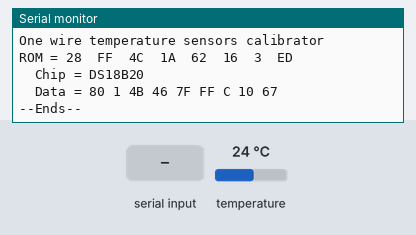
Simulated run of this sketch. Board: Arduino Uno, built with avr-gcc and run on an emulated ATmega328P. On the bench: the last lines printed to the serial monitor. The test bench sets the inputs (shaded band); at power-on: temperature 24 °C.

Above: at 1.2 s.
1.3 s: temperature set to 12 °C
At 3.7 s:
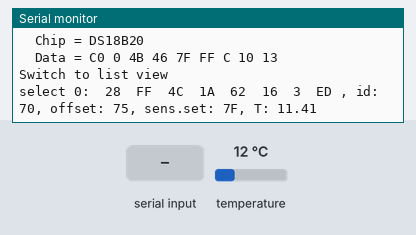
3.8 s: "90,45,200\n" received over Serial
At 5.3 s:
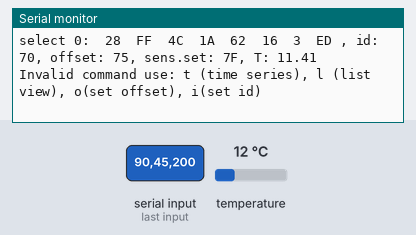
5.9 s: "t90\n" received over Serial
At 8.4 s:
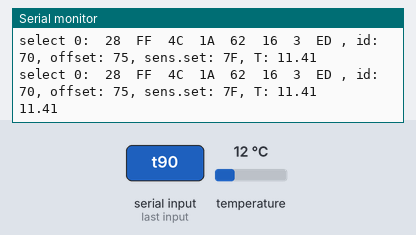
10.0 s: temperature set to 19 °C
At 11.0 s:
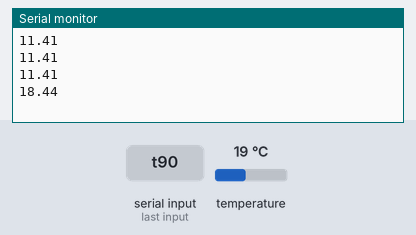

Measured:
- after the input at 1.3 s, the serial monitor: prints a new line after 1.0 s (image 1)
- after the input at 3.8 s, the serial monitor: prints a new line after 0.66 s (image 2)
- after the input at 5.9 s, the serial monitor: prints a new line after 1.6 s (image 3)
- after the input at 10.0 s, the serial monitor: prints a new line after 0.58 s (image 4)

The sketch:

DS18B20_calibrator.ino
```cpp
/*
 * ARDUINO_multiple_DS18x20_Temperature.cpp
 *
 * Created: 23-8-2017 19:55:11
 *  Author: SJK
 */
#include <OneWire.h>
#include <avr/interrupt.h>
#include <avr/power.h>
#include <avr/sleep.h>

// OneWire Temperature Calibrator for DS18B20 (open source version)
// Uses OneWire library
// max 12 sensors on one port
// S.J. Koster, Wageningen Instruments (2017)

//== variables and instances

OneWire  ds(11);  // on pin 11 (a 2k2 resistor for 12 sensors in parallel)
enum mode_type {DISCOVER, LIST, TIME_SERIES};
enum mode_type mode;

#define MAX_NUMBER_OF_SENSORS        14
uint8_t number_of_sensors			= 0;		//number of sensors detected
uint8_t counter						= 0;		//used for counting number of sensors
bool list_end_reached = false;
byte type_s;									//type depending on device, influences temperature format
byte data[12];									//contains most recent data incl measurement
byte send_data[4];								//send packet
byte addr[8];									//container for sensor address
byte sensor_address_list[MAX_NUMBER_OF_SENSORS][8];       //container for list of addresses
float celsius;									//most recent measurement data (any sensor)
char user_input[20];							//contains user input as a string
int8_t offset						= 0;		//offset correction as signed 8-bit
uint8_t sensor;									//sensor list position
uint8_t id;										//sensor id/location
#define RX_BUFFER_LENGTH			40
char Rx_buffer[RX_BUFFER_LENGTH];               //reception buffer for user interaction
uint8_t read_index = 0;							//read buffer write position
uint8_t message_waiting = 0;					//gives length of (complete) message waiting
volatile uint8_t itr;							//iterator general use, set to 0
volatile char sensorstring[6];                  //sensor list position as a string
volatile char offsetstring [6];                 //sensor offset as a string
volatile char idstring[6];						//sensor id as a string
uint8_t loops_to_series_switch =	10;


//===prototypes====
void discover(void);							//find and print info on all sensors = start mode
void start_conversion(byte* sensor_addr);       //start conversion on specified device
void read_scratchpad (byte* sensor_addr);       //read scratchpad from specified device
void print_data_array(void);					//print data from most recent sensor read
void print_sensor(byte* sensor_addr);           //print contents array data, must be read in first
void print_temperature_corrected(void);         //temperature corrected for offset and parabolic error
void set_sensor(byte list_number, byte* send_data);       //select sensor and send settings
void print_address(byte* sensor_addr);          //print sensor address
void set_id(byte list_number);                  //print list with id, temperature, offset and set id by list position
void print_list(void);							//print list with corrected temperatures and reference temp

void print_time_series(void);					//repeatedly print temperatures by id
void do_menu(void);								//prints options and processes commands
void parse (void);								//parser for human interaction
void read_serial(void);							//reads user input from serial (USB, command line)

//===setup===
void setup(void) {
  Serial.begin(9600);							//start console (USB-serial)
  mode = DISCOVER;
  Serial.print("One wire temperature sensors calibrator");
  Serial.println();
}

//==main loop===
void loop(void) {

  //check for messages
  read_serial();

  //process messages
  if(message_waiting){
    parse();
    message_waiting = 0;
  }

  // ==DISCOVER mode is cycled to discover all sensors, one-by-one
  if(mode == DISCOVER){
    if ( !ds.search(addr)) {
      Serial.println();
      Serial.println("--Ends--");
      list_end_reached = true;
      ds.reset_search();
      delay(250);
      return;
    }
    for(uint8_t i=0; i<8;i++){
      sensor_address_list[counter][i] = addr[i];
    }
    counter++;													//each time this line is passed,
																//adjust number of sensors (will be 1 too many)
    if(counter > MAX_NUMBER_OF_SENSORS) counter = MAX_NUMBER_OF_SENSORS;

    Serial.print("ROM =");
    print_address(addr);
    Serial.println();
    // the first ROM byte indicates which chip
    switch (addr[0]) {
      case 0x10:
      Serial.print("  Chip = DS18S20");							// or old DS1820
      type_s = 1;
      break;
      case 0x28:
      Serial.print("  Chip = DS18B20");
      type_s = 0;
      break;
      case 0x22:
      Serial.print("  Chip = DS1822");
      type_s = 0;
      break;
      default:
      Serial.print("Device is not a DS18x20 family device.");
      return;
    }
    Serial.println();
    start_conversion (addr);									//start conversion on this sensor
																//(save some time by making broadcast command)
    read_scratchpad (addr);										//read scratchpad from specified device
    print_data_array();
  }

  if(list_end_reached) {
    mode = LIST;												//after all sensors have been discovered, go to next menu item
    list_end_reached = false;									//prepare for new discover, if selected by user
    Serial.println();
    Serial.print("Switch to list view");
    Serial.println();
    number_of_sensors = counter-1;								//correction for 1 too many of this variable
    counter = 0;												//prepare for next time
  }

  if (mode == LIST){
    // ==Lists all devices and user dialog, cyclic

																// broadcast 'convert'command to all sensors (saves time)
    ds.reset();													// reset all sensors
    ds.skip();													// set broadcast
    ds.write(0x44, 1);											// start conversion, with parasite power on at the end
    delay(1000);												// depends on conversion resolution

    //cycle through all addresses and get data

    for(uint8_t i=0; i< number_of_sensors; i++){
      read_scratchpad (sensor_address_list[i]);
      offset = (int8_t)data[2];
      Serial.print("select ");
      Serial.print(i);
      Serial.print(": ");
      print_sensor(sensor_address_list[i]);
    }															//set resolution to 12 bits
//    send_data[0] = 0;											//offset = 0
//    send_data[1] = 0;											//id = 0
//    send_data[2] = 0x7F;										//12 bit resolution
//    set_sensor(0, send_data);									//do not send all the time and wear out sensor flash !
  }

  if (mode == TIME_SERIES){
    // broadcast 'convert'command to all sensors (saves time)
    ds.reset();													// reset all sensors
    ds.skip();													// set broadcast
    ds.write(0x44, 1);											// start conversion, with parasite power on at the end
    delay(1000);												// depends on conversion resolution

    for(uint8_t i=0; i< number_of_sensors; i++){
      read_scratchpad (sensor_address_list[i]);
      print_temperature_corrected();
      if ((i+1)< number_of_sensors) Serial.print(", ");
    }
    Serial.println();
  }
}

//========start conversion =======
//
void start_conversion (byte* sensor_addr) {
  ds.reset();
  ds.select(sensor_addr);
  ds.write(0x44, 1);											// start conversion, with parasite power on at the end
  delay(1000);													// depends on conversion resolution
}

//=======read scratchpad ========
//
void read_scratchpad (byte* sensor_addr){
  ds.reset();
  ds.select(sensor_addr);
  ds.write(0xBE);												// Slave prepare to send scratchpad
  for (uint8_t i = 0; i < 9; i++) {								// we need 9 bytes, put in data array
    data[i] = ds.read();
  }
}

//=======print_data ========
//
void print_data_array(void){
  Serial.print("  Data = ");
  for (uint8_t i = 0; i < 9; i++) {								// 9 bytes of data 0,1 is temp,
																// 2.3 = user/alarms, 4 = settings, 5..9 CRC
    Serial.print(data[i], HEX);
    Serial.print(" ");
  }
}

//=======print_sensor ========
//
void print_sensor(byte* sensor_addr){
  print_address(sensor_addr);
  Serial.print(", id: ");
  Serial.print(data[3]);
  Serial.print(", offset: ");									//int8_t value (signed decimal)
  Serial.print(offset);
  Serial.print(", sens.set: ");
  Serial.print(data[4],HEX);
  Serial.print(", T: ");
  print_temperature_corrected();
  Serial.println();
}

//=======print_address ========
//
void print_address(byte* sensor_addr){
  for(uint8_t i = 0; i < 8; i++) {								//8 bytes address
    Serial.write(' ');
    Serial.print(sensor_addr[i], HEX);
    Serial.print(" ");
  }
}

//=======print_temperature_corrected ========
//temperature corrected for offset and parabolic error
//
void print_temperature_corrected(void){

  // Convert the data to actual temperature
  // because the result is a 16 bit signed integer, it should
  // be stored to an "int16_t" type, which is always 16 bits
  // even when compiled on a 32 bit processor.
  int16_t raw = (data[1] << 8) | data[0];
  if (type_s) {
    raw = raw << 3; // 9 bit resolution default
    if (data[7] == 0x10) {
      // "count remain" gives full 12 bit resolution
      raw = (raw & 0xFFF0) + 12 - data[6];
    }
    } else {
    byte cfg = (data[4] & 0x60);
    // at lower res, the low bits are undefined, so let's zero them
    if (cfg == 0x00) raw = raw & ~7;  // 9 bit resolution, 93.75 ms
    else if (cfg == 0x20) raw = raw & ~3; // 10 bit res, 187.5 ms
    else if (cfg == 0x40) raw = raw & ~1; // 11 bit res, 375 ms
    //// default is 12 bit resolution, 750 ms conversion time
  }
  // get offset from latest read
  offset = (int8_t)data[2];
  celsius = (float)raw / 16.0;
  celsius -= (float)offset/100;									//temperature correction, from sensor calibration
  celsius += 0.2 - (abs(celsius - 20) * .005);					//parabolic correction
  Serial.print(celsius);
}

//=======set sensor ========
//write user settings to sensor flash
//write values to all 3 user bytes  2,3,4
//must be in send_data*
void set_sensor(byte list_number, byte* send_data){
  //should check if sensor[list_number] exists
  ds.reset();
  ds.select(sensor_address_list[list_number]);
  ds.write(0x4E);												// device prepare for read of byte 2, 3, 4 to Scratchpad
  delay(10);
  ds.write_bytes(send_data, 3, 0);								// master write Scratchpad,
																// data, no bytes, parasitic power

  ds.reset();
  ds.select(sensor_address_list[list_number]);
  ds.write(0x48);												//copy scratchpad to register
  delay(20);													//time for sensor to process (datasheet)
}

//=======read_serial ========
//reads user input from serial (USB, command line)
//ATmega 328 has 20 Byte buffer (?)
//NB could read while still receiving data will lead to error
void read_serial(void){
  char inChar;
  while (Serial.available() > 0)								// Don't read unless you know there is data
  {
    if(read_index < 19)											// One less than the size of the array
    {
      inChar = Serial.read();									// Read a character
      Rx_buffer[read_index] = inChar;							// Store it
      read_index++;												// Increment where to write next
    }
  }
  //see if complete message has been received
  if(read_index > 0) {
    if ((Rx_buffer[read_index-1] == '\n')||(Rx_buffer[read_index-1] == '\r')){
      message_waiting = read_index;
      read_index = 0;
    }
  }
}

//=======parse ========
//interprets message and initiates actions
//commands: t (time series mode), l (list), o (set offset), i (set id)
//o and i followed by list position and value, separated by ','
//
void parse (void){
  uint8_t length = 0;
  uint8_t command = 0;
  uint8_t period_position;
  //find CR (end)
  for (uint8_t i = 1; i< RX_BUFFER_LENGTH; i++){
    if((Rx_buffer[i] == '\n') || (Rx_buffer[i] == '\r')) length = i;
  }
  if(length > 0){
    command = Rx_buffer[0];
    switch (command) {

      case 't': case 'T':
      mode = TIME_SERIES;
      break;

      case 'l': case 'L':
      mode = LIST;
      break;

      case 'o': case 'O':
      itr = 2;													//an 'o' has been received, next will be ',' sensor id starts at 2
      while ((Rx_buffer[itr] != ',') && (itr < length)) {		//data will be written to sensorstring, starting at pos 0
        sensorstring[itr-2] = Rx_buffer[itr];					//until next ',' or end of string
        itr++;
      }
      sensorstring[itr] = '\0';									//close with eos (\0) so string functions can be used
      sensor = (uint8_t) atoi(sensorstring);					//convert to integer (0:255)

      period_position = itr;
      itr++;
      while (itr < length) {									//data starts after second ',' = sensor listpos
        offsetstring[itr-period_position-1] = Rx_buffer[itr];
        itr++;
      }
      offsetstring[itr] = '\0';


      offset = (int8_t) atoi(offsetstring);						//convert to signed integer(-218:128)

      // fill in send_data with settings of this sensor
      start_conversion (sensor_address_list[sensor]);			//start conversion on this sensor
																// (save some time by making broadcast command)
      read_scratchpad (sensor_address_list[sensor]);			//read scratchpad from specified device
																//this will fill 'data' array
      send_data[0] = offset;									//3 bytes must be sent, first is offset
      send_data[1] = data[3];									//second is id, same as before
      send_data[2] = data[4];									//third is conversion settings, same as before
      //fill in new value
      //set sensor
      set_sensor(sensor, send_data);							//write to device
      break;

      case 'i': case 'I':
      mode = LIST;
      itr = 2;													//an 'i' has been received, next will be ',' sensor id starts at 2
      while ((Rx_buffer[itr] != ',') && (itr < length)) {
        sensorstring[itr-2] = Rx_buffer[itr];
        itr++;
      }
      sensorstring[itr] = '\0';
      sensor = (uint8_t)atoi(sensorstring);						//do this here, when you do it later, the data is lost (optimizer ??)

      period_position = itr;
      itr++;
      while (itr < length) {
        idstring[itr-period_position-1] = Rx_buffer[itr];
        itr++;
      }
      idstring[itr] = '\0';
      id = (uint8_t)atoi(idstring);

      // fill in send_data with settings of this sensor
      start_conversion (sensor_address_list[sensor]);			//start conversion on this sensor
																//(save some time by making broadcast command)
      read_scratchpad (sensor_address_list[sensor]);			//read scratchpad from specified device
																//this will fill data array
      send_data[0] = data[2];									//3 bytes must be sent, first is offset, same as before
      send_data[1] = id;										//second is id
      send_data[2] = data[4];									//third is conversions settings, same as before
      //set sensor
      set_sensor(sensor, send_data);							//send to device
      break;

      default:
      mode = LIST;
      Serial.println();
      Serial.print("Invalid command use: t (time series), l (list view), o(set offset), i(set id) ");
      Serial.println();
      break;
    }
  }
  else{
    // no \n or \n found, start over
    read_index = 0;
    message_waiting = false;
  }
}
```
